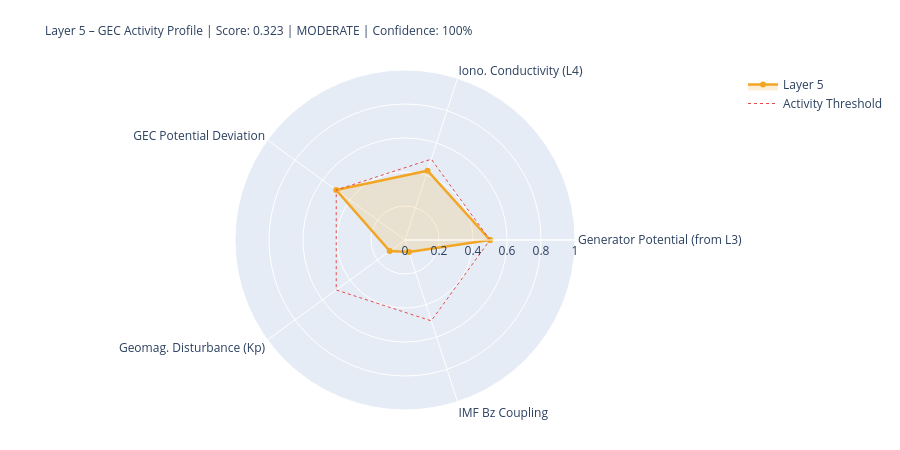

Notebook code cell kept with this figure:
### Markdown cell above
---
## 5. State Assessment & Handoff to Layer 6

### Code cell
# ============================================================
# LAYER-5-SCORE
# ============================================================

# Components
# 1) Generator activity (Layer-3-driven)
gen_score = norm(generator_strength, 0.3, 2.0)
gen_src   = 'from_layer3' if l3_thunder_score is not None else 'estimated'

# 2) Ionospheric conductivity (Layer-4-driven)
iono_score = norm(iono_cond_factor, 0.7, 1.4)
iono_src   = 'from_layer4' if l4_ioniz is not None else 'estimated'

# 3) GEC potential deviation from reference
pot_score = norm(abs(delta_V_pct), 0, 30)  # 0 = at reference, 1 = 30% deviation
pot_src   = 'derived'

# 4) Geomagnetic disturbance (Kp) – modulates vertical currents
kp_score = norm(kp_val, 0, 9)
kp_src   = 'primary' if kp_now is not None else 'from_layer4'

# 5) IMF Bz coupling (southward = stronger M-I coupling → GEC influence)
bz_score = norm(-(bz_now or 0), -5, 30) if bz_now is not None else None
bz_src   = 'primary' if bz_now is not None else 'missing'

COMPONENTS = {
    'Generator Potential (from L3)':  {'score': gen_score,   'source': 'derived_from_layer3', 'dynamic': True},
    'Iono. Conductivity (L4)':      {'score': iono_score,  'source': iono_src, 'dynamic': True},
    'GEC Potential Deviation':      {'score': pot_score,   'source': pot_src,  'dynamic': True},
    'Geomag. Disturbance (Kp)':         {'score': kp_score,    'source': kp_src,   'dynamic': True},
    'IMF Bz Coupling':               {'score': bz_score,    'source': bz_src,   'dynamic': True},
}

available   = {k: v['score'] for k, v in COMPONENTS.items() if v['score'] is not None}
unavailable = [k for k, v in COMPONENTS.items() if v['score'] is None]
layer5_score = round(sum(available.values()) / len(available), 4) if available else None
confidence   = round(len(available) / len(COMPONENTS), 2)
level = ('unknown' if layer5_score is None
         else 'quiet'   if layer5_score < 0.3
         else 'moderate' if layer5_score < 0.6
         else 'active')
dominant_l5 = max(available, key=available.get) if available else 'none'

# Kp consistency: separate 1-min raw value from score value
kp_1m_raw   = kp_now          # directly from API (can be 0.0 during live measurement)
kp_for_score = kp_val          # from Layer-0 context or estimated value if needed
kp_score_src = kp_src

W = 68
print('=' * W)
print('LAYER 5 – GLOBAL ELECTRIC CIRCUIT – STATE ASSESSMENT')
print('=' * W)
for name, comp in COMPONENTS.items():
    s = comp['score']
    if s is not None:
        bar = '█' * int(s*20) + '░' * (20-int(s*20))
        print(f'  {name:<34} {bar}  {s:.3f}  [{comp["source"]}]')
    else:
        print(f'  {name:<34} {"─"*20}  n/a   [missing]')
print('-' * W)
print(f'  Score:         {layer5_score:.3f}  ({len(available)}/{len(COMPONENTS)} components)')
print(f'  Confidence:    {confidence:.0%}')
print(f'  Level:         {level.upper()}')
print(f'  Dominant:      {dominant_l5}')
print(f'  V_iono:        {V_iono_mod:.1f} kV  (Δ {delta_V_pct:+.1f}% vs. Ref)')
print(f'  I_total:       {I_total_mod:.1f} A   (Δ {delta_I_pct:+.1f}% vs. Ref)')
print('=' * W)

# Radar
cats   = list(available.keys())
vals_r = list(available.values())
if len(cats) >= 3:
    fig = go.Figure()
    fig.add_trace(go.Scatterpolar(
        r=vals_r + [vals_r[0]], theta=cats + [cats[0]],
        fill='toself', fillcolor='rgba(242,166,35,0.18)',
        line=dict(color='#F2A623', width=2.5), name='Layer 5'
    ))
    fig.add_trace(go.Scatterpolar(
        r=[0.5]*(len(cats)+1), theta=cats+[cats[0]],
        line=dict(color='#E24B4A', dash='dot', width=1),
        mode='lines', name='Activity Threshold'
    ))
    fig.update_layout(
        title=dict(
            text=f'Layer 5 – GEC Activity Profile | Score: {layer5_score:.3f} | {level.upper()} | Confidence: {confidence:.0%}',
            font=dict(size=12)
        ),
        polar=dict(radialaxis=dict(visible=True, range=[0,1])),
        height=450, showlegend=True,
        margin=dict(l=80, r=80, t=70, b=40)
    )
    fig.show()

### Figure 1 — Plotly figure (JSON) as saved in the notebook; plotly's stock layout.template omitted (floating-point values rounded to 4 significant figures)
{"data": [{"fill": "toself", "fillcolor": "rgba(242,166,35,0.18)", "line": {"color": "#F2A623", "width": 2.5}, "name": "Layer 5", "r": [0.5, 0.4287, 0.5, 0.1111, 0.0749, 0.5], "theta": ["Generator Potential (from L3)", "Iono. Conductivity (L4)", "GEC Potential Deviation", "Geomag. Disturbance (Kp)", "IMF Bz Coupling", "Generator Potential (from L3)"], "type": "scatterpolar"}, {"line": {"color": "#E24B4A", "dash": "dot", "width": 1}, "mode": "lines", "name": "Activity Threshold", "r": [0.5, 0.5, 0.5, 0.5, 0.5, 0.5], "theta": ["Generator Potential (from L3)", "Iono. Conductivity (L4)", "GEC Potential Deviation", "Geomag. Disturbance (Kp)", "IMF Bz Coupling", "Generator Potential (from L3)"], "type": "scatterpolar"}], "layout": {"height": 450, "margin": {"b": 40, "l": 80, "r": 80, "t": 70}, "polar": {"radialaxis": {"range": [0, 1], "visible": true}}, "showlegend": true, "title": {"font": {"size": 12}, "text": "Layer 5 – GEC Activity Profile | Score: 0.323 | MODERATE | Confidence: 100%"}}}
